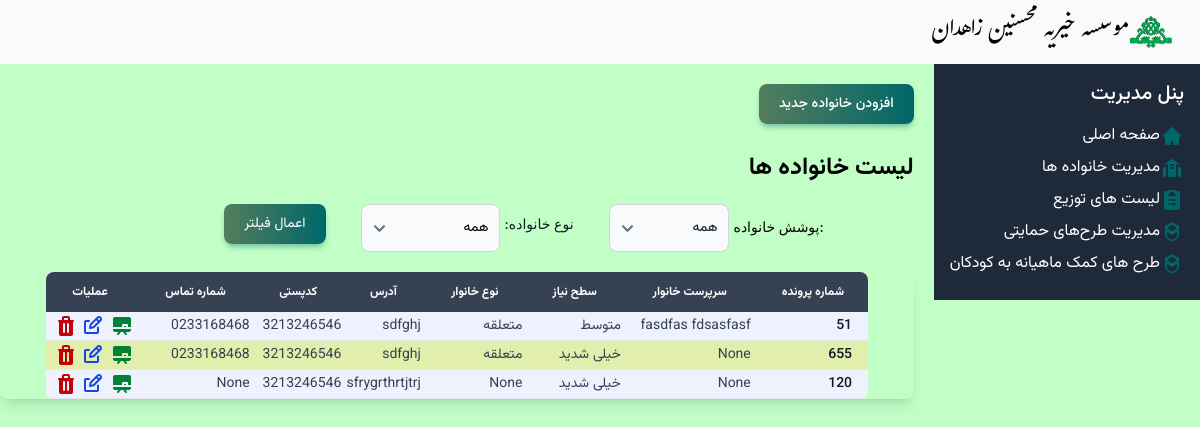
Page /families/ on the earlier database version.
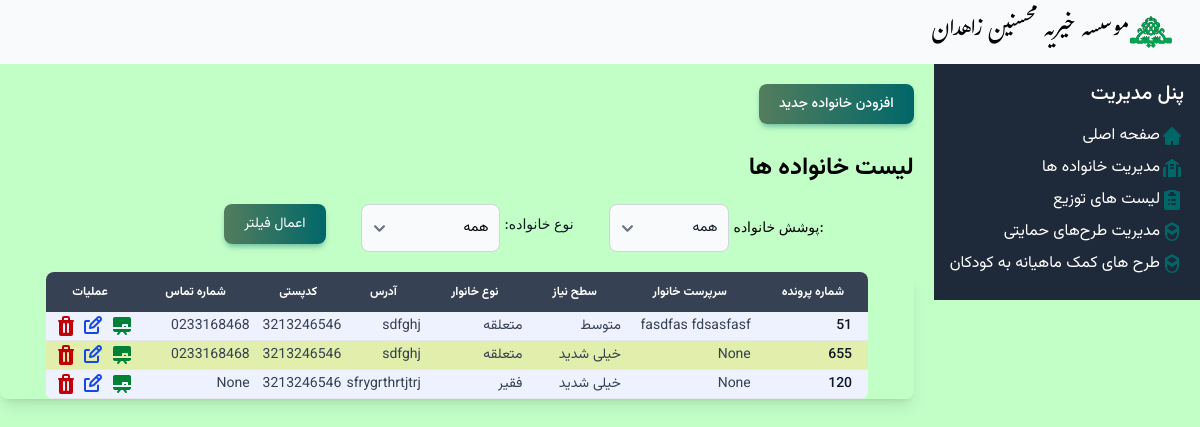
Same page on the later database version.
### Mohsenin/models.py (models this page shows, shortened)
class Family(models.Model):
    doc_code = models.IntegerField('شماره پرونده')
    need_level = models.IntegerField('سطح نیاز', default=1, choices=NEED_LEVEL_CHOICE)
    family_type = models.ForeignKey(Family_Type, verbose_name='نوع نیازمندی', on_delete=models.SET_NULL, null=True, blank=True)
    guardian = models.ForeignKey('Person', verbose_name='سرپرست خانوار', on_delete=models.SET_NULL, related_name='guardianship', null=True)
    address = models.CharField('آدرس',max_length=255)
    contact_number = models.CharField('شماره تماس',max_length=15, blank=True, null=True)
    postal_code = models.CharField('کدپستی',max_length=10, blank=True, null= True)
    distlist = models.ForeignKey(Dist, verbose_name='لیست توزیع',on_delete=models.SET_NULL, null=True, related_name='families')
    is_active = models.BooleanField('تحت پوشش',default=True, choices=SUPPORTING_CHOICE)

class Family_Type(models.Model):
    name = models.CharField(max_length=30)
    def __str__(self):
        return self.name

### Mohsenin/Views/familyviews.py (the view)
# urls.py: path('families/', familyviews.FamilyListView.as_view(), name='family_list'),
class FamilyListView(ListView):
    model = Family
    template_name = 'Family/family_list.html'
    context_object_name = 'families'
    def get_queryset(self):
        queryset = super().get_queryset()
        active_filter = self.request.GET.get('active_filter')
        if active_filter == 'active':
            queryset = queryset.filter(is_active=True)
        elif active_filter == 'not_active':
            queryset = queryset.filter(is_active=False)
        elif active_filter is None:
            queryset = queryset.filter(is_active=True)
        family_type = self.request.GET.get('family_type')
        if family_type and family_type != 'all':
            queryset = queryset.filter(family_type=family_type)
        return queryset
    def get_context_data(self, **kwargs):
        context = super().get_context_data(**kwargs)
        queries = Family_Type.objects.all()
        family_type_dict = {}
        for query in queries:
            count = 1
            family_type_dict[query.name] = count
            count += 1
        context["family_type"] = family_type_dict
        return context

### Mohsenin/models.py (called while the page is built)
    def __str__(self):
        return self.first_name + " " +self.last_name

### Mohsenin/templates/Family/family_list.html (shortened to what the changed rows need)
{% extends "base.html" %}
{% block content %}
<h2 class="vazir-bold text-2xl">لیست خانواده ها</h2>
<div class="relative overflow-x-auto shadow-lg sm:rounded-lg border-none border-gray-700">
    <table style="width: 90%;margin: auto;"
        class="w-full text-sm rtl:text-right text-gray-700 bg-white rounded-lg overflow-hidden">
        <thead class="text-xs text-gray-700 uppercase bg-gray-700 text-white">
            <tr class='vazir-semibold'>
                <th scope="col" class="px-6 py-3 text-end">شماره پرونده</th>
                <th scope="col" class="px-6 py-3 text-right">سرپرست خانوار</th>
                <th scope="col" class="px-6 py-3 text-right">سطح نیاز</th>
                <th scope="col" class="px-6 py-3 text-right">نوع خانوار</th>
                <th scope="col" class="px-6 py-3 text-right">آدرس </th>
                <th scope="col" class="px-6 py-3 text-right">کدپستی</th>
                <th scope="col" class="px-6 py-3 text-right">شماره تماس</th>
                <th scope="col" class="px-6 py-3 text-center no-print">عملیات</th>
            </tr>
        </thead>
        <tbody>
            {% for family in families %}
            <tr
                class="{% if forloop.counter|divisibleby:2 %}bg-white{% else %}bg-indigo-50{% endif %} border-b border-gray-200 hover:bg-gray-50 vazir-normal">
                <th scope="row" class="px-4 py-1 font-medium text-gray-900 whitespace-nowrap ">{{ family.doc_code }}
                </th>
                <td>{{ family.guardian }}</td>
                <td>{{ family.get_need_level_display }}</td>
                <td>{{ family.family_type }}</td>
                <td>{{ family.address }}</td>
                <td>{{ family.postal_code}}</td>
                <td>{{ family.contact_number }}</td>
                <td class="no-print">
                    <div class="flex space-x-1">
                        <a href="{% url 'family_detail' family.pk %}" class="text-green-700 text-sm">
                        </a>
                        <a href="{% url 'family_update' family.pk %}" class="text-blue-700 text-sm">
                        </a>
                        <a href="{% url 'family_deactivate' family.pk %}" class="text-red-700 text-sm">
                        </a>
                    </div>
                </td>
            </tr>
            {% endfor %}
        </tbody>
    </table>
</div>
{% endblock %}

Differences in the rows shown:
changed Family "sfrygrthrtjtrj": family_type "None" → "فقیر"
